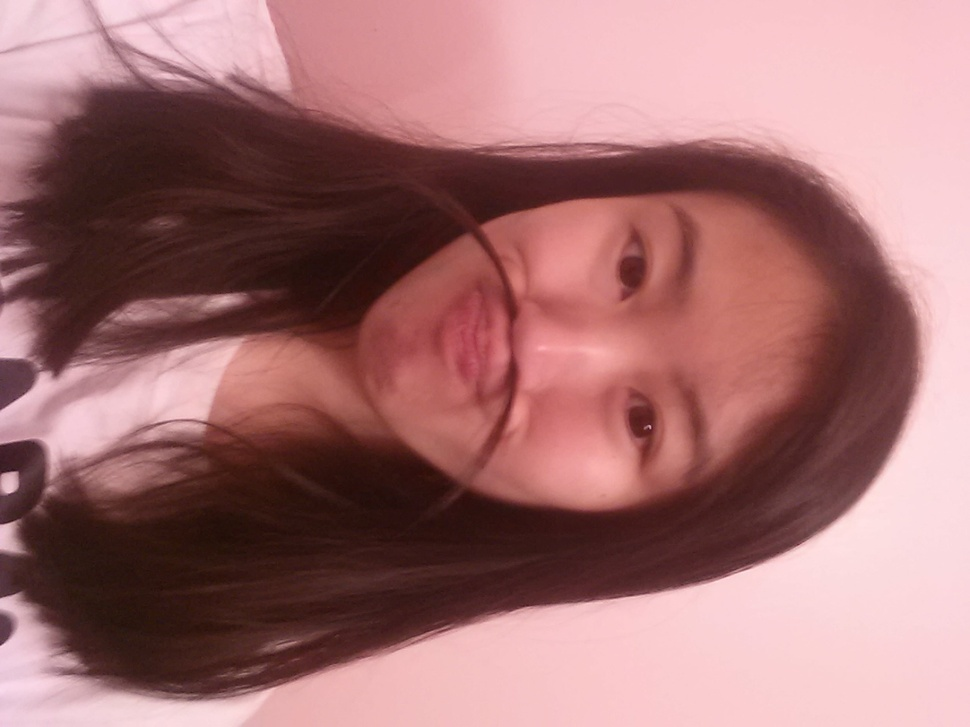
#> input picture ngo-05/me.jpg, 970 x 727 px, shrunk from 1280 x 960 before the run
$ python hw5.kmeans.img.py   (older library calls are emulated)
#> lines starting #> are read from the running program, lines starting #| are printed output that depends on the picture
# Modified by: Pablo Rivas <Pablo.Rivas@Marist.edu>
# on Nov/3/2016
# Original Code:
# http://scikit-learn.org/stable/_downloads/plot_color_quantization.py
# Original Authors:
#          Robert Layton <robertlayton@gmail.com>
#          Olivier Grisel <olivier.grisel@ensta.org>
#          Mathieu Blondel <mathieu@mblondel.org>
#
# License: BSD 3 clause

print(__doc__)
from scipy import misc
import numpy as np
import matplotlib.pyplot as plt
from sklearn.cluster import KMeans
from sklearn.metrics import pairwise_distances_argmin
from sklearn.datasets import load_sample_image
from sklearn.utils import shuffle
from time import time

# Specify the number of colors here
n_colors = 4

# Load your photo here
img = misc.imread('me.jpg')
#> img is the input picture: shape (727, 970, 3); mean R, G, B 161.7, 112.4, 113.2

# Convert to floats instead of the default 8 bits integer coding. Dividing by
# 255 is important so that plt.imshow behaves works well on float data (need to
# be in the range [0-1])
img = np.array(img, dtype=np.float64) / 255

# Load Image and transform to a 2D numpy array.
w, h, d = original_shape = tuple(img.shape)
#> w = 727; h = 970; d = 3; original_shape = (727, 970, 3)
assert d == 3
image_array = np.reshape(img, (w * h, d))

print("Fitting model on a small sub-sample of the data")
t0 = time()
image_array_sample = shuffle(image_array, random_state=0)[:1000]
#> image_array_sample = 1000 rows, first 8: [0.98, 0.816, 0.824], [0.282, 0.125, 0.118], [0.424, 0.243, 0.243], [0.188, 0.0745, 0.0588], [0.224, 0.114, 0.102], [0.973, 0.776, 0.788], [0.984, 0.863, 0.882], [0.192, 0.0745, 0.0431]
kmeans = KMeans(n_clusters=n_colors, random_state=0).fit(image_array_sample)
print("done in %0.3fs." % (time() - t0))

# Get labels for all points
print("Predicting color indices on the full image (k-means)")
t0 = time()
labels = kmeans.predict(image_array)
print("done in %0.3fs." % (time() - t0))

def recreate_image(codebook, labels, w, h):
    """Recreate the (compressed) image from the code book & labels"""
#> called with codebook = array of shape (4, 3), labels = array of shape (705190,), w = 727, h = 970
    d = codebook.shape[1]
    image = np.zeros((w, h, d))
    label_idx = 0
    for i in range(w):
        for j in range(h):
            image[i][j] = codebook[labels[label_idx]]
            label_idx += 1
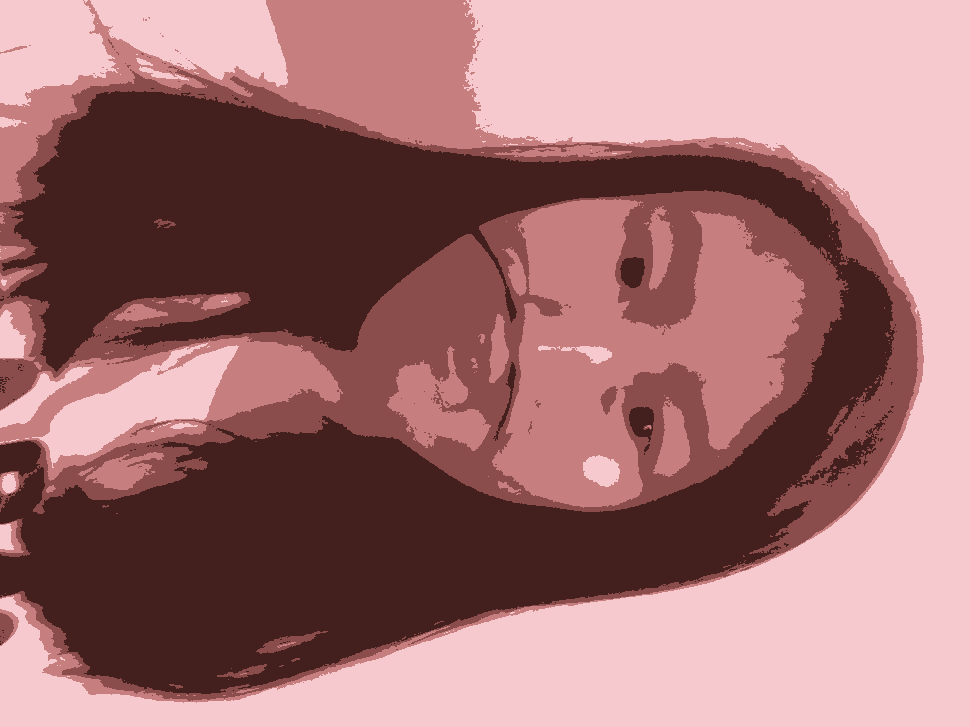
#> image: shape (727, 970, 3) float64; mean of channels 0, 1, 2 0.633, 0.443, 0.446; drawn as R, G, B
#> after the loop, label_idx = 705190
    return image

# Display all results, alongside original image
plt.figure(1)
plt.clf()
ax = plt.axes([0, 0, 1, 1])
plt.axis('off')
plt.title('Original image (96,615 colors)')
plt.imshow(img)

plt.figure(2)
plt.clf()
ax = plt.axes([0, 0, 1, 1])
plt.axis('off')
plt.title('Quantized image (64 colors, K-Means)')
plt.imshow(recreate_image(kmeans.cluster_centers_, labels, w, h))
plt.savefig('Funny Me')


plt.show()
